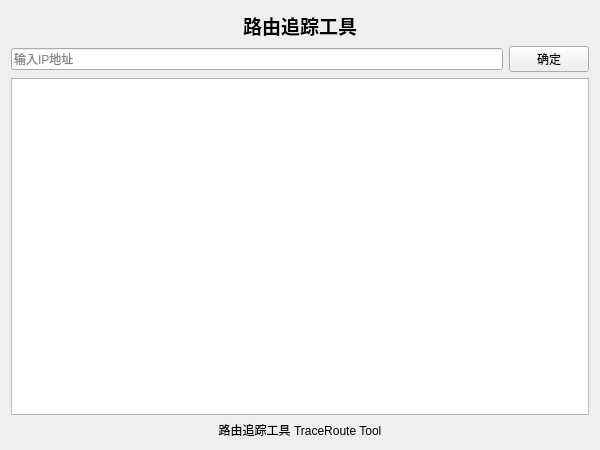
<?xml version="1.0" encoding="UTF-8"?>
<ui version="4.0">
 <class>Widget</class>
 <widget class="QWidget" name="Widget">
  <property name="geometry">
   <rect>
    <x>0</x>
    <y>0</y>
    <width>600</width>
    <height>450</height>
   </rect>
  </property>
  <property name="minimumSize">
   <size>
    <width>600</width>
    <height>450</height>
   </size>
  </property>
  <property name="windowTitle">
   <string>路由追踪工具 - Traceroute Tool</string>
  </property>
  <layout class="QVBoxLayout" name="verticalLayout">
   <item>
    <widget class="QLabel" name="label_WidgetTitle">
     <property name="font">
      <font>
       <pointsize>14</pointsize>
       <weight>75</weight>
       <bold>true</bold>
      </font>
     </property>
     <property name="text">
      <string>路由追踪工具</string>
     </property>
     <property name="alignment">
      <set>Qt::AlignCenter</set>
     </property>
    </widget>
   </item>
   <item>
    <layout class="QHBoxLayout" name="horizontalLayout">
     <item>
      <widget class="QLineEdit" name="lineEdit">
       <property name="placeholderText">
        <string>输入IP地址</string>
       </property>
      </widget>
     </item>
     <item>
      <widget class="QPushButton" name="pushButton">
       <property name="text">
        <string>确定</string>
       </property>
      </widget>
     </item>
    </layout>
   </item>
   <item>
    <widget class="QTableView" name="tableView">
     <property name="gridStyle">
      <enum>Qt::NoPen</enum>
     </property>
    </widget>
   </item>
   <item>
    <widget class="QLabel" name="label">
     <property name="text">
      <string>路由追踪工具 TraceRoute Tool</string>
     </property>
     <property name="alignment">
      <set>Qt::AlignCenter</set>
     </property>
    </widget>
   </item>
  </layout>
 </widget>
 <resources/>
 <connections/>
</ui>
